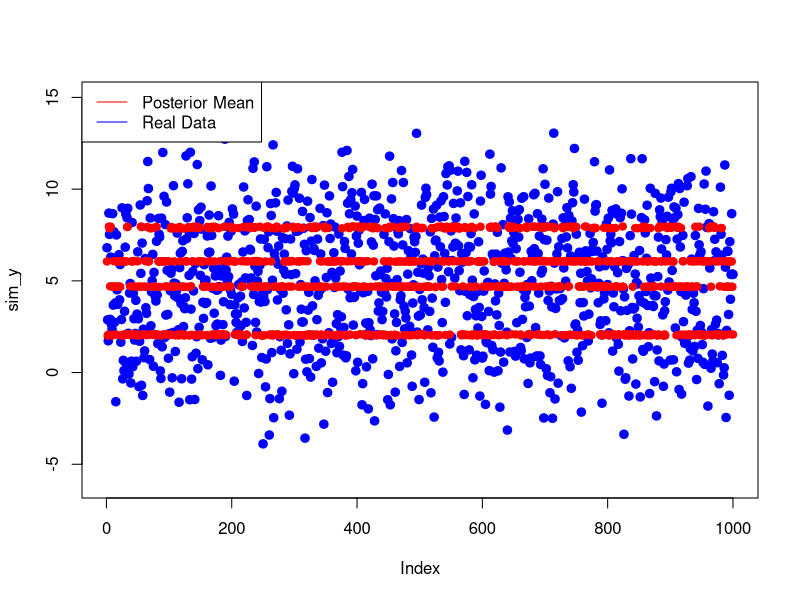
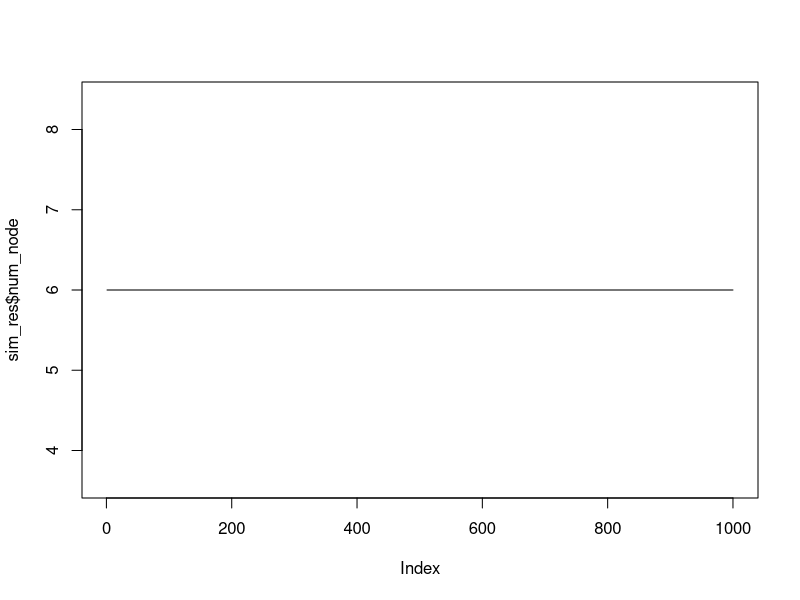
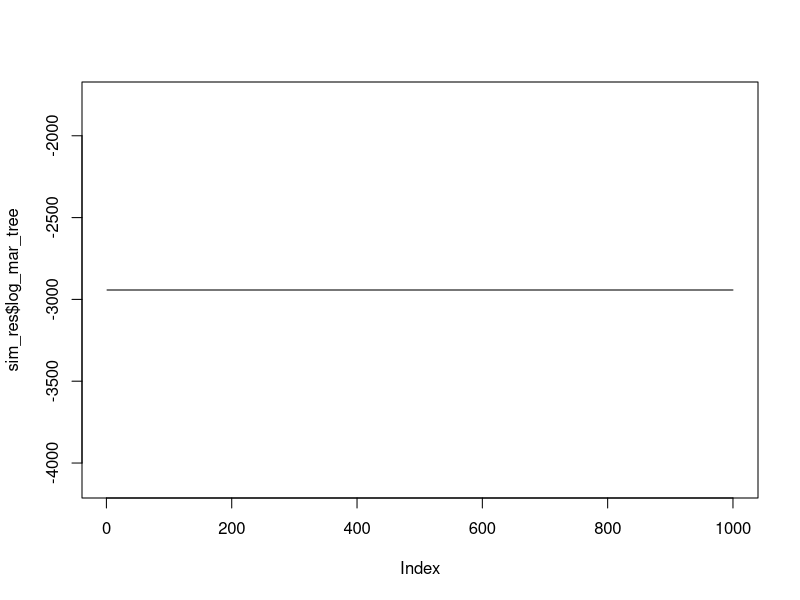

Source code (R) for these figures, in order:
## ---- chunk 1
rm(list = ls())
## ---- chunk 2
create_stump <- function(x, y, num_trees = 1){

all_tree <- vector("list", length = num_trees)

# Make each tree information stored in all_tree[[i]]
# This is like creating a box, but it's empty for further storage

for (i in 1:num_trees) {
  
  # Make each element has two indexes
  all_tree[[i]] <- vector("list",2)
  names(all_tree[[i]]) <- c("info", "node")
  
  # Create tree information storage
  all_tree[[i]][[1]] <- matrix(NA, ncol = 8, nrow = 1)
  
  # Create node indices storage
  all_tree[[i]][[2]] <- rep(1, length(y))
  
  # Create column names for information matrix
  colnames(all_tree[[i]][[1]]) <- c("terminal","child_L","child_R","parent","split_variable","split_value","mu","node_size")
  
  all_tree[[i]][[1]][1,] <- c(1, rep(NA, 5), 0, length(y))
  
  
   
}

return(all_tree)

}
## ---- chunk 3
update_tree <- function(x, y, type = c("grow", # For growing the existing tree
                                       "prune", # For merging one pair of the terminal node
                                       "change", # Change the splitting variable and splitting rule
                                       "swap", # Swap the splitting rules for two pairs of terminal nodes
                                       ), curr_tree # The current sets of trees
                                        , node_min_size # The minimum size of a node to grow, avoid the case that too few points in a terminal node
                        
                        ){
  
  
  new_tree <- switch (type, grow = grow_tree(x, y, curr_tree, node_min_size),
                            prune = prune_tree(x, y, curr_tree),
                            change = change_tree(x, y, curr_tree, node_min_size),
                            swap = swap_tree(x, y, curr_tree, node_min_size))
  return(new_tree)
                                       }
## ---- chunk 4
grow_tree <- function(x, y, curr_tree, node_min_size){
  
  # Give new tree information box
  new_tree <- curr_tree
  
  # Get the terminal nodes list
  terminal_node <- which(as.numeric(new_tree$info[,"terminal"]) == 1)
  
  # Get the terminal node size
  terminal_node_size <- new_tree$info[terminal_node,"node_size"]
  
  # Initialize
  available_values <- NULL
  max_bad_trees <- 10
  count_bad_trees <- 0
  bad_trees = TRUE
  
  # If it's a bad_tree, for example, the size of one new terminal node is too small, then we need to redo this.
  
  while (bad_trees) {
    
    # Information box for new tree
    new_tree <- curr_tree
    
    # Add two extra rows to the tree information, because we are now having more nodes of the tree.
    new_tree$info <- rbind(new_tree$info, c(1, rep(NA, 7)), c(1, rep(NA, 7)))
    
    # Choose a random terminal to split, if it has been smaller than the minimum size of our requirement, then set the probability to be zero.
    split_node <- sample(terminal_node, 1, prob = as.integer(as.numeric(terminal_node_size))> node_min_size)
    
    # Choose a variable to split 
    split_var <- sample(1:ncol(x),1)
    
    # The next step guaranteed that we are having a nice splitting value.
    # Available values are the range of the selected variables belonging to this node. Noting that node is for each observation, it describes which node it belongs to.
    available_values <- sort(unique(x[new_tree$node == split_node, split_var]))
    
    # Select an available value to split
    
    if (length(available_values)==1){
      split_val <- available_values[1]
    }else if(length(available_values)==2){
        split_val <- available_values[2]
    }else{
      # We cannot select the biggest or smallest value as the splitting rule
        split_val <- gdata::resample(available_values[-c(1, length(available_values))],1)
    }
       # Make sure the current parent exist there. If it's the root node, then it's NA.  
      curr_parent <- new_tree$info[split_node, "parent"]
      new_tree$info[split_node, 1:6] <- c(0, # Because now it's not terminal node
                                          nrow(new_tree$info)-1, # The second last row is the left child
                                          nrow(new_tree$info), # The last row is the right child
                                          curr_parent, # Record the current parent
                                          split_var, split_val)
      
      
      # Fill the parent of these two child nodes
      new_tree$info[nrow(new_tree$info)-1, "parent"] <- split_node
      new_tree$info[nrow(new_tree$info), "parent"] <- split_node
      
      #Fill the details including updating the node indices 
      new_tree <- fill_tree_details(new_tree, x)
      
      # Check for bad trees, if it's a bad tree, then we cannot use this.
      if(any(new_tree$info[,"node_size"]<= node_min_size)){
        
        # Count how many bad trees that we have generated
        count_bad_trees = count_bad_trees + 1
      }else{
        bad_trees = FALSE
      }
      
      # If too many bad trees are generated, we return the current tree, which means now the trees has been very nice
      if(count_bad_trees == max_bad_trees){return(curr_tree)}
      

}
        return(new_tree)
}
## ---- chunk 5
prune_tree <- function(x, y, curr_tree){
  
  # To begin with, we create a holder for the new tree, where we can store the information about the new tree.
  new_tree <- curr_tree
  
  # If the tree has been the stump, we cannot prune it anymore.
  if(nrow(new_tree$info) == 1){ return(new_tree)}
  
  # Then, we will get the list of the terminal nodes.
  terminal_nodes <- which(as.numeric(new_tree$info[,"terminal"])==1)
  
  # Then we randomly pick up a terminal to prune, but it's important that both of the terminal points have the same parent.
  bad_node <- TRUE
  while (bad_node) {
    
    # Randomly pick up a point to prune
    selected_node <- sample(terminal_nodes, 1)
    
    # Then, find the parent of this node
    selected_parent <- as.numeric(new_tree$info[selected_node, "parent"])
    
    # Then, get the children of this parent
    children_left <- as.numeric(new_tree$info[selected_parent,"child_L"])
    children_right <- as.numeric(new_tree$info[selected_parent, "child_R"])
    
    # Check whether they are both terminal nodes
    children_left_ter <- as.numeric(new_tree$info[children_left,"terminal"])
    children_right_ter <- as.numeric(new_tree$info[children_right, "terminal"])
    
    # If both of the nodes are terminal nodes, then it's okay
    if( children_right_ter + children_left_ter == 2 ){ bad_node <- FALSE }
    
    
  }
  
  # After selecting the two terminal nodes, we need to delete the two rows of these nodes.
  new_tree$info <- new_tree$info[-c(children_left, children_right),]
  
  # Update the information for the parent node since now it's a terminal node, so it does not have the children, split variable or the split value
  new_tree$info[selected_parent,c("terminal", "child_L", "child_R", "split_variable", "split_value")] <- c(1, rep(NA, 4))
  
  # If the tree comes back to a stump, there is no need to fill the tree details.
  if(nrow(new_tree$info)==1){new_tree$node <- rep(1, nrow(x))}else{
    
    # Since we have deleted several rows, there are some row indices changing, if we didn't delete the last two rows. 
    if(selected_node <= nrow(new_tree$info)){
      
      # Find those whose parents are affected by deleting rows
      bad_parents <- which(as.numeric(new_tree$info[,"parent"])>= selected_node)
      
      # Since the deleting rows must be continuous two rows, -2 is to make sure the parents are correct after deleting 
      new_tree$info[bad_parents, "parent"] <- as.numeric(new_tree$info[bad_parents, "parent"]) - 2
      
      for (i in selected_node:nrow( new_tree$info )) {
        
        # Update the child index who has been affected.
        # First, find the parent of the ith row, because we have updated parents before, this row now has the correct parent but wrong children index.
        curr_parent <- as.numeric(new_tree$info[i, "parent"])
        
        # Then, find the correct children index of the parent row to update the wrong children row index. 
        curr_children <-  which(as.numeric(new_tree$info[,"parent"])==curr_parent)
        
        # Then, update the row indexes.
        new_tree$info[curr_parent, c("child_L", "child_R")] <- sort(curr_children)
  
      } # End loop for updating children nodes.
      
    } # End loop for updating tree information
    
      # Fill tree details
      new_tree <- fill_tree_details(new_tree, x)
  }
  
      return(new_tree)
  
}
## ---- chunk 6
get_children <- function(tree_info, parent){
  
  all_chilren <- NULL
  # If the current node is the terminal node, then return the children list and the parent so far.
  if(as.numeric(tree_info[parent, "terminal"]) == 1){return(c(all_chilren, parent))}else{
    
    # If the current node is not the terminal node, then we have to recursively get the node list.
    curr_child_left <- as.numeric(tree_info[parent, "child_L"])
    curr_child_right <- as.numeric(tree_info[parent, "child_R"])
    
    # Return the children and the children of the children recursively
    return(c(all_chilren, get_children(tree_info,curr_child_left), get_children(tree_info, curr_child_right)))
    
  }
  
}
## ---- chunk 7
change_tree <- function(x, y, curr_tree, node_min_size){
  
  # In this function, since we are changing the tree structure, we have to make sure that the new tree is not a bad tree
  # It has at least some observations in each terminal node, which is decided by the "node_min_size".
  
  # If it's a stump, there is nothing to change.
  if(nrow(curr_tree$info) == 1){return(curr_tree)}
  
  # Then, create a information box for the new three
  new_tree <- curr_tree
  
  # Since changing means change out the split variable and split rule, we need to make sure that this is an internal node.
  internal_node <- which(as.numeric(new_tree$info[,"terminal"]) == 0)
  terminal_node <- which(as.numeric(new_tree$info[,"terminal"]) == 1)
  
  # Then, we can use a while loop to get a good tree.
  max_bad <- 100
  count_bad <- 0
  bad_tree <- TRUE
  
  while (bad_tree) {
    # When it's a bad tree, our changing has to be reset to make a new tree.
    new_tree <- curr_tree
    
    # Then we select a internal node to change.
    selected_node <- sample(internal_node, 1)
    
    # Use the get_children function to get all the children nodes of this node
    all_children <- get_children(new_tree$info, selected_node)
    
    # First, we find the nodes that corresponding to these children, then we delete those who are not in these children by using !is.na()
    # This step is used to getting the further available value because we have to first find which points belong to this variable, and what is the new available split values.
    use_node <- !is.na(match(new_tree$node, all_children))
    
    # Then we create a new split variable and a new split value.
    available_values <- NULL
    new_split <- sample(1:ncol(x), 1)
    
    # By using the selected points, we can get the available values. 
    available_values <- sort(unique(x[use_node, new_split]))
    
    if(length(available_values) == 1){split_val <- available_values[1]}else if(length(available_values) == 2 ){
      split_val <- available_values[2]
    }else{
      
      split_val <- gdata::resample(available_values[-c(1, length(available_values))], 1)
    }
    
    # Then, we can update the tree information
    new_tree$info[selected_node, c("split_variable", "split_value")] <- c(new_split, split_val)
    
    # Updating the tree details using the fill tree function
    new_tree <- fill_tree_details(new_tree, x)
    
    # Now, we finished changing the splitting variable and splitting rule, but we have to check whether this is a good tree because we don't want some terminal nodes have few observations.
    if(any(new_tree$info[terminal_node,"node_size"] <= node_min_size)){count_bad <- count_bad + 1}else{
      bad_tree <- FALSE
    }
    
    if(count_bad == max_bad){return(curr_tree)}
    
  }
  
  
  return(new_tree)
  
}
## ---- chunk 8
swap_tree <- function(x, y, curr_tree, node_min_size){
  
  # Swap means we have to find two neighboring internal nodes, and then swaps their splitting values and splitting variables.
  
  # If the tree is a stump, then we cannot swap anymore
  if(nrow(curr_tree$info) == 1){ return(curr_tree) }
  
  # Create an information box for new tree
  new_tree <- curr_tree
  
  # Same as "change", we need to find which nodes are internal and which are terminal
  internal_node <- which(as.numeric(new_tree$info[,"terminal"]) == 0)
  terminal_node <- which(as.numeric(new_tree$info[,"terminal"]) == 1)
  
  # If the tree is too small, like it only has one or two internal node, then swapping is useless since they return to the same tree.
  if(length(internal_node) < 3 ){ return(curr_tree)}
  
  # Then we need to find a pair of neighboring internal nodes
  parent_internal <- as.numeric(new_tree$info[internal_node, "parent"])
  
  # This step, we bind two internal nodes by column and create the pairs of internal nodes.
  # -1 because the root node doesn't have a parent, so it's useless as a child.
  # Be careful that this step creates a p*2 matrix, because internal_node is a vector, and parent is also a vector.
  # This matrix describes: 
      # 1st column: Which points are internal nodes
      # 2nd column: Which nodes are the parent of the 1st column correspondingly.
  pairs_internal <- cbind(internal_node, parent_internal)[-1,]
  
  
  # Then create a loop to get good trees.
  # Set the maximum number of bad trees.
  
  max_bad <- 10
  count_bad <- 0
  bad_tree <- TRUE
  
  while (bad_tree) {
    new_tree <- curr_tree
    
    # Pick up a random pair
    selected_node <- sample(1:nrow(pairs_internal),1)
    
    # Get the split variable and split value for this pair
    # 1 for some internal node, 2 for the parent of this node
    swap_1_rule <- as.numeric(new_tree$info[pairs_internal[selected_node,1], c("split_variable", "split_value")])
    swap_2_rule <- as.numeric(new_tree$info[pairs_internal[selected_node,2], c("split_variable", "split_value")])
    
    # Change the tree information matrix, interchange the splitting rules
    new_tree$info[pairs_internal[selected_node,1], c("split_variable", "split_value")] <- swap_2_rule
    new_tree$info[pairs_internal[selected_node,2], c("split_variable", "split_value")] <- swap_1_rule
    
    
    # Then we should fill in the tree details
    new_tree <- fill_tree_details(new_tree, x)
    
    # Check whether it's a bad tree
    if(any(as.numeric(new_tree$info[,"node_size"]) <= node_min_size)){ count_bad <- count_bad + 1}else{
      bad_tree <- FALSE
    }
    
    if(max_bad == count_bad){ return(curr_tree)}
    
  }
  
  return(new_tree)
  
}
## ---- chunk 9
fill_tree_details <- function(curr_tree, x){
  
  # Collect old information from the tree
  tree_info <- curr_tree$info
  
  # Create a new matrix to overwrite the information
  new_tree_info <- tree_info
  
  # Start with default node
  node <- rep(1, nrow(x))
  
  # Get the number of observations falling in each node.
  # But we don't need the first node, because it's the root so all the observations will fall into the root node.
  
    for (i in 2:nrow(tree_info)) {
    
    #Get the parent
    curr_parent <- as.numeric(tree_info[i,"parent"])
    
    #Get the splitting variable and splitting value
    split_var <- as.numeric(tree_info[curr_parent, "split_variable"])
    split_val <- as.numeric(tree_info[curr_parent, "split_value"])
    direction <- ifelse(tree_info[curr_parent, "child_L"] == i, "L", "R")
    if(direction == "L"){
      # if the direction is the left, then it should use "smaller than" to confirm that this observation belongs to this group.
      # x[node == curr_parent,] selects the observations who belongs to the parent node.
      # Be careful that the "node" updated every time in the loop! 
      # The node now haven't been updated, so it describes the category that this observation belongs to before we split. 
      #So it's reasonable to say node == curr_parent because we need to filter among all the nodes belonging to this parent.
      new_tree_info[i, "node_size"] <- sum(x[node == curr_parent, split_var] < split_val)
      # This step we update the node indices for the i th row. So we now only update those who belongs to new indices i, i here is the actually the order of the node.
      node[node == curr_parent][x[node == curr_parent, split_var]<split_val] <- i
    }else{
      
      #Same as left, but change the inequality direction
      new_tree_info[i, "node_size"] <- sum(x[node == curr_parent, split_var] >= split_val)
      node[node == curr_parent][x[node == curr_parent, split_var] >= split_val] <- i
      
    }
    
  }
  
  return(list(info = new_tree_info, node = node))
  
 
}
## ---- chunk 10
get_like <- function(curr_tree, x, y, sigma){
  
  # Find which node is terminal node and find its mean
  
  terminal_node <- which(as.numeric(curr_tree$info[,"terminal"])==1)
  terminal_mean <- curr_tree$info[terminal_node, "mu"]
  
  res <- 0
  
  for (i in 1:length(terminal_node)) {
    
    group_index <- which(curr_tree$node == terminal_node[i])
    res <- res + sum(dnorm(y[group_index], mean = terminal_mean[i], sd = sqrt(sigma), log = TRUE))
    
  }
  
  return(res)
  
  
}
## ---- chunk 11
tree_marginal <- function(tree, x, y, c, alpha_sig, beta_sig){
  # Calculate the marginal distribution for the tree to get a sample from.
  I <- length(table(tree$node))
  ni <- table(tree$node)
  terminal_node <- which(as.numeric(tree$info[,"terminal"]) == 1 )
  part1 <-  -1/2 * sum(log(ni+c))

  
  M <- 0
  
  for (i in 1:I) {
    y_i <- y[tree$node==terminal_node[i]]
    M <- M + (sum(y_i^2) - sum(y_i)^2/(ni[i] + c))/2

  }

  part2 <- -(length(y)/2 + alpha_sig)*log(beta_sig+M)
  
  # Get the log marginal likelihood
  Log_mar <- part1 + part2
  return(Log_mar)
}
## ---- chunk 12
# Since the distribution of mu and sigma are conjugate, we can directly sample from the posterior distribution.
# This is a function that sample the mean of each terminal node as a vector together.



fill_update_mu <- function(y, sigma, c, curr_tree){
  ni <- table(curr_tree$node)
  mean_vec <- NULL
  var_vec <- NULL
  # Update each mean and variance, since they are iid distributed, I can generate them together by using mvtnorm function and setting the covariance matrix as diagonal.
  for (i in 1:length(ni)) {
    mean_vec[i] <- (sum(y[curr_tree$node==names(ni)[i]])) /
                   (ni[i] + c )
    var_vec[i] <- sigma / (ni[i] + c )
  }
  
  mu_update <- mvtnorm::rmvnorm(1, mean = mean_vec,  sigma = diag(var_vec, ncol = length(ni)))
  new_tree <- curr_tree
  
  new_tree$info[which(as.numeric(new_tree$info[,"terminal"])==1), "mu"] <- mu_update
  return(new_tree)
}

sample_sigma <- function(y, mu, alpha_sig, beta_sig, tree, c){
  
  # Get the posterior parameters for the inverse gamma distribution
  ni <- table(tree$node)
  alpha <- length(y)/2 + length(ni)/2 + alpha_sig
  SS <- NULL
  for (i in 1:length(ni)) {
    SS[i] <- sum((y[tree$node==ni[i]]-mu[i])^2)
  }
  beta <- sum(SS)/2 + c*sum(mu^2)/2 + beta_sig
  sigma_update <- 1/rgamma(1, shape = alpha, rate = beta)
  return(sigma_update)
}
## ---- chunk 13
get_tree_prior <- function(tree, alpha, beta){
  # First, we need to work the depth of the tree
  # So we need to find the level of each node, then the depth is the maximum of the level
  
  level <- rep(NA, nrow(tree$info))
  # The first node is the 0 depth of the tree
  level[1] <- 0
  
  if(nrow(tree$info)==1){return(log(1-alpha))} # Because the tree depth is 0.
  
  for (i in 2:nrow(tree$info)) {
    # We need to first find the current parent
    curr_parent <- as.numeric(tree$info[i,"parent"])
    
    # Then this child must have one more level than its parent
    level[i] <- level[curr_parent] + 1
  }
  
  # If we only compute the internal nodes
  internal_node <- which(as.numeric(tree$info[,"terminal"])==0)
  log_prior <- 0
  for (i in 1:length(internal_node)) {
    log_prior <- log_prior + log(alpha) - beta*log(1 + level[internal_node[i]])
  }
  
  # Also, in each terminal node, it does not split 
  terminal_node <- which(as.numeric(tree$info[,"terminal"])==1)
  for (i in 1:length(terminal_node)) {
    log_prior <- log_prior + log(1-alpha*(1+level[terminal_node[i]])^(-beta))
    
  }
  
  return(log_prior)
}
  
  
## ---- chunk 14
train_bart <- function(x, y, num_trees = 1, # number of trees
                       control = list(node_min_size = 5), # control the minimum terminal node size
                       hyper = list(alpha = 0.95, beta = 2, c = 10, alpha_sig=1, beta_sig=1), # Give values to the hyperparameters
                       init = list(sigma = 1), # sigma2 initial value
                       mcmc_par = list(iter = 1000, # number of total iterations
                                       burn = 100, # number of burn-in 
                                       thin = 1) # how to thin the chain
                       
){
  
  # Scale the covariates
  # We need to record how we scaled them so that we can predict new observations.
  
  # Only calculate those columns who are numeric
  
  
  # Get the columns that are numeric
  # Create a holder
  
  if(is.null(ncol(x))){
    center_x_num = mean(x)
    scale_x_num = sd(x)
    }else{
      center_x <- apply(x, 2, mean)
      scale_x <- apply(x, 2, sd)}
  
    x <- scale(x)
  
      center_y <- mean(y)
      scale_y <- sd(y)
      y <- scale(y)
  
  
  

  
  # Extract control parameters
  node_min_size <- control$node_min_size
  
  # Extract initial values
  sigma <- init$sigma
  log_lik <- 0
  
  # Extract hyperparameters
  alpha <- hyper$alpha
  beta <- hyper$beta
  c <- hyper$c
  alpha_sig <- hyper$alpha_sig
  beta_sig <- hyper$beta_sig
  
  
  # Extract MCMC details
  iter <- mcmc_par$iter
  burn <- mcmc_par$burn
  thin <- mcmc_par$thin
  totIter <- burn + iter*thin
  
  # Create containers
  store_size <- iter 
  tree_store <- vector("list", store_size)
  sigma2_store <- rep(NA, store_size)
  log_like_store <- rep(NA, store_size)
  num_node <- rep(NA, store_size)
  pred <- matrix(NA, nrow = store_size, ncol = length(y))
  log_mar_tree <- rep(NA, store_size)
  
  if(num_trees == 1 ){full_condition_store <- rep(NA, store_size)}else{
    full_condition_store <- matrix(NA, ncol = num_trees, nrow = store_size)
  }
  
  
  # Create a tree stump
  curr_tree <- create_stump(num_trees = num_trees, y = y, x = x)[[1]]
  
  # Initialize
  new_tree <- curr_tree
  
  
  pb = utils::txtProgressBar(min = 1, max = totIter,
                             style = 3, width = 60, 
                             title = 'Running Models...')
  
  
  # MCMC Iteration
  for(i in 1:totIter){
    utils::setTxtProgressBar(pb, i)
    if((i > burn ) & ((i-burn)%%thin == 0 )){
      
      curr <- (i-burn)/thin
      tree_store[[curr]] <- curr_tree
      sigma2_store[curr] <- sigma
      log_like_store[curr] <- log_lik
      pred[curr,] <- prediction
      num_node[curr] <- num.node
      log_mar_tree[curr] <- log_mar_tree_curr
    }
    
    # Propose a new tree. 
    # To prevent the tree from being too small, we need to grow at the beginning
    
    type <- sample(c("grow","prune","change","swap"), 1)
    
    if(i < max( floor(0.1*burn), 10) ){type = "grow"}
    
    # This is a proposed tree, but we need to figure out whether we should use this tree.
    new_tree <- update_tree(x,y, type = type, curr_tree = curr_tree, node_min_size = node_min_size)
    new_tree <- fill_tree_details(new_tree, x)
    
    
    # New tree, compute the log of marginalized likelihood plus the log of the tree prior
    # First, subtract the mean of the tree
    

    
    # Use Metropolis-Hasting to sample a new tree here, by using the marginal distribution of tree
    
    # Get the new log probability 
    l_new <- tree_marginal(new_tree, x, y, c, alpha_sig, beta_sig) + get_tree_prior(new_tree, alpha = alpha, beta = beta)
    
    # Get the old log probability
    l_old <- tree_marginal(curr_tree, x, y, c, alpha_sig, beta_sig) + get_tree_prior(curr_tree, alpha = alpha, beta = beta)
    
    
    # Since the proposal is symmetric, we can record the transition probability as follows:
    a <- exp(l_new - l_old)
    l <- runif(1)
    
    
    
    
    # Need to save the full conditional to check the convergence
    if(  (i>burn) & ( ((i-burn)%%thin) ==0) ) {full_condition_store[curr] <- l_old}
    
    if(a > l){curr_tree <- new_tree }
    
    # Then, we should update the mu for each terminal node and update the sigma
    
    curr_tree <- fill_update_mu(y, sigma = sigma, c = c, curr_tree = curr_tree)
    
    mu <- curr_tree$info[which(as.numeric(curr_tree$info[,"terminal"])==1),"mu"]
    
    sigma <- sample_sigma(y, mu = mu, alpha_sig, beta_sig, tree = curr_tree, c)
    
    # Get the log likelihood for the model
    
    log_lik <- get_like(curr_tree = curr_tree, x, y, sigma = sigma)
    
    
    #For now, I will also get the prediction of this iteration
    # We have subtracted mu in the previous step
    
    all_mean <- curr_tree$info[,"mu"]
    pred_mean <- all_mean[curr_tree$node]
    prediction_scaled <- rnorm(length(y), mean = pred_mean, sd = sqrt(sigma))
    prediction <- prediction_scaled*scale_y + center_y
    

    num.node <- sum(as.numeric(curr_tree$info[,"terminal"]==1))
    
    log_mar_tree_curr <- tree_marginal(curr_tree, x, y, c, alpha_sig, beta_sig) + get_tree_prior(curr_tree, alpha = alpha, beta = beta)
    
  }
  # End the iteration loop
  cat('\n')
  
  return(list(
    tree = tree_store,
    sigma2_scaled = sigma2_store,
    log_like = log_like_store,
    center_x = center_x,
    scale_x = scale_x,
    center_y = center_y,
    scale_y = scale_y,
    iter = iter,
    burn = burn,
    thin = thin,
    store_size = store_size,
    prediction = pred,
    num_node = num_node,
    log_mar_tree = log_mar_tree
    
  ))
  
  
}
## ---- chunk 15
set.seed(0)
x_grid <- seq(from = 0.5, to = 9.5, by = 1)
x1 <- sample(x_grid, 1000, replace = TRUE)
x2 <- sample(1:4, replace = TRUE, size = 1000)
y <- rep(NA, 1000)
res <- 2*rnorm(1000, mean = 0, sd = 1)

y[ x1<=5 & (x2==1 | x2==2)] <- 8
y[ x1>5 & (x2==1 | x2==2)] <- 2
y[ x1<=3 & (x2==3 | x2==4)] <- 1
y[ (x1>3 & x1<=7) & (x2==3 | x2==4)] <- 5
y[ x1>7 & (x2==3 | x2==4)] <- 8

true_mean <- y

cat <- c("A","B","C","D")
x2 <- cat[x2]
sim_dat <- data.frame(y = as.numeric(y+res), x1= as.numeric(x1), x2=x2)
sim_x <- model.matrix(~ -1 + sim_dat[,2]+sim_dat[,3])  
sim_y <- sim_dat[,1]

## ---- chunk 16
sim_res <- train_bart(x = sim_x, y = sim_y, mcmc_par = list(iter = 1000, burn = 2000, thin = 2),hyper = list(alpha = 0.95, beta = 3, c = 0.001, alpha_sig = 10, beta_sig = 4), control = list(node_min_size = 100))
pred_y_mean_all <- apply(sim_res$prediction, 2, mean)
plot(sim_y, type = "p", col = "blue", lwd = 2, ylim = c(-6, 15), pch = 19)
lines(pred_y_mean_all, type = "p", col = "red", pch = 19)
legend("topleft",c("Posterior Mean","Real Data"), col = c("red","blue"), lty = c(1,1))
plot(sim_res$num_node, type = 'l')
plot(sim_res$log_mar_tree, type = 'l')
